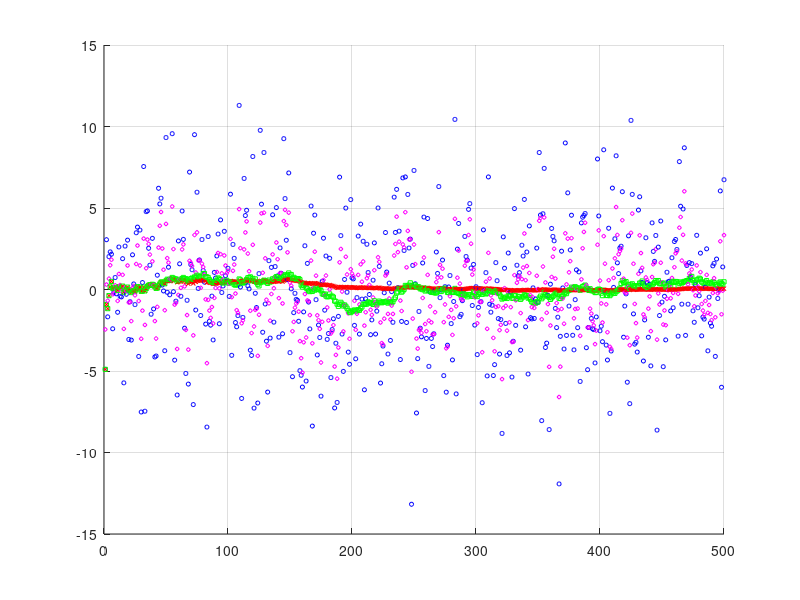

Source code (MATLAB):
function softwarefilter()

%-------- VARIAVEIS --------

rng(0, 'twister');
desvio = 4;
media = 0;
n = 50;
alfa = 0.5;
filtromedia = 0;
filtromediamov = 0;
filtromediaexp = 0;

% -------- FILTROS --------

figure;
hold on;

for k = 1:500
	% Cria um vetor de dados randomicos com ruído Gaussiano
	% de media zero e desvio padrao de 4 metros
	x(k) = desvio.*randn(1) + media;
	plot(k, x(k), '-ob', 'MarkerSize', 3);

	% Implementa o filtro de media
	filtromedia = (((k-1)/k)*filtromedia) + (x(k)/k);
	plot(k, filtromedia, '-xr', 'MarkerSize', 3);

	% Implementa o filtro de media movel
	if k <= n
		filtromediamov = filtromedia;
	else
		filtromediamov = mean(x(k-n:k-1)) + ((x(k) - x(k-n))/n);
	end
	plot(k, filtromediamov, '-sg', 'MarkerSize', 3);

	% Implementa o filtro de media movel ponderado exponencialmente
	filtromediaexp = alfa*filtromediaexp + ((1-alfa)*x(k));
	plot(k, filtromediaexp, '-dm', 'MarkerSize', 3);

	% Simula a espera de 5 segundo entre um dado e outro
	%pause(5);
end
grid on;
hold off;

%disp(filtromedia);
%disp(filtromediamov);
%disp(filtromediaexp);
%stats = [mean(x) std(x) var(x)]
